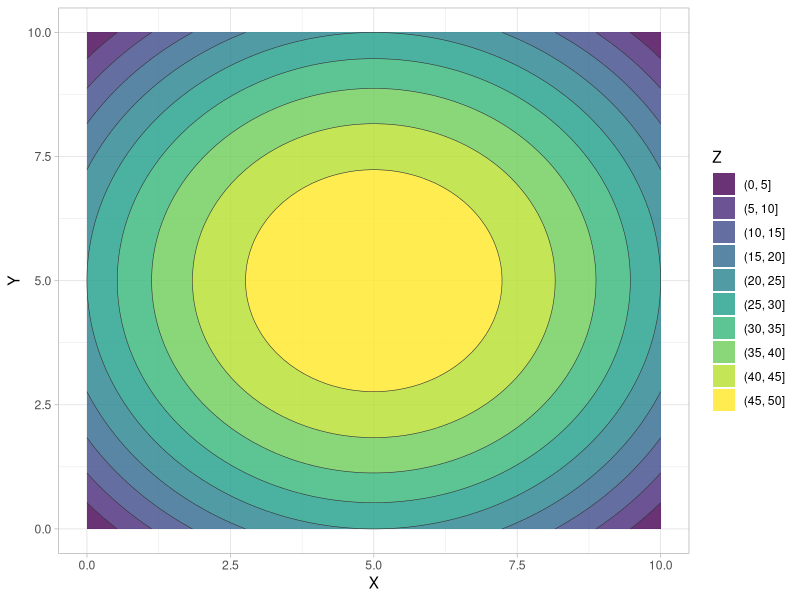
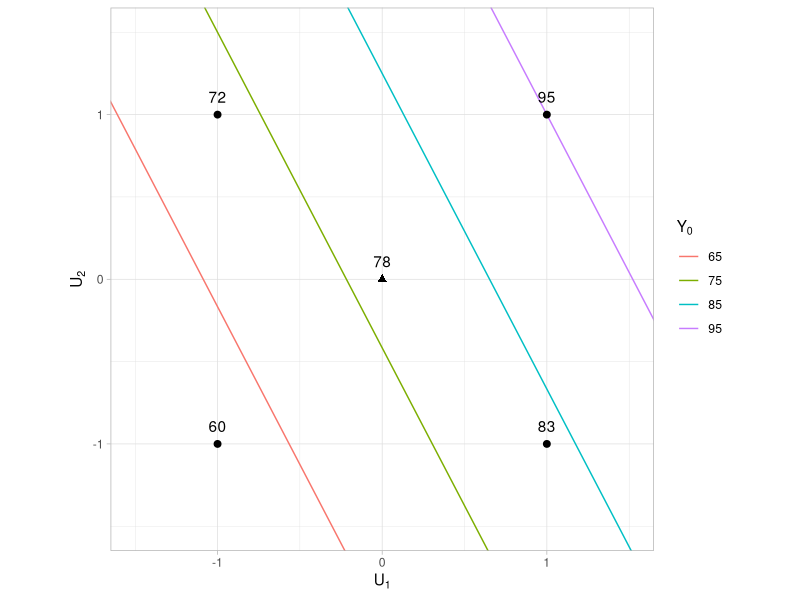

Write the R code that produced these figures, in order.
## ---- chunk 1
#| code-fold: true
#| label: setup-contour-plot
#| message: false
library(tidyverse)

# The source page's sample plot is illustrative, showing a generic
# symmetric, single-peaked surface, with no specific named dataset or
# equation given. A comparable synthetic surface, a paraboloid peaking at
# the center of the (x, y) grid, is used here for the same illustrative
# purpose.
surface <- expand_grid(
  x = seq(0, 10, length.out = 80),
  y = seq(0, 10, length.out = 80)
) |>
  mutate(z = 50 - (x - 5)^2 - (y - 5)^2)
## ---- chunk 2
#| code-fold: true
#| label: fig-contour-plot-sample
#| fig-cap: "Contour plot of a synthetic, symmetric, single-peaked surface"
ggplot(surface, aes(x, y, z = z)) +
  geom_contour_filled(alpha = 0.8) +
  geom_contour(color = "grey20", linewidth = 0.2) +
  labs(x = "X", y = "Y", fill = "Z") +
  theme_light()
## ---- chunk 3
#| code-fold: true
#| label: setup-doe-contour-plot
#| message: false
# Synthetic illustration: average response at each vertex of a 2^2 design,
# plus a center point average.
vertices <- tribble(
  ~U1, ~U2, ~Y,
  -1, -1, 60,
  -1,  1, 72,
   1,  1, 95,
   1, -1, 83
)
center_point <- tibble(U1 = 0, U2 = 0, Y = 78)

fit <- lm(Y ~ U1 * U2, data = vertices)
mu <- coef(fit)[["(Intercept)"]]
b1 <- coef(fit)[["U1"]]
b2 <- coef(fit)[["U2"]]
b12 <- coef(fit)[["U1:U2"]]

# Solve for U2 in terms of U1 for a given target response Y0, per the
# formula above.
doe_contour_line <- function(y0, mu, b1, b2, b12, u1_range = seq(-2, 2, length.out = 400)) {
  tibble(U1 = u1_range, Y0 = y0) |>
    mutate(U2 = ((Y0 - mu) - b1 * U1) / (b2 + b12 * U1)) |>
    filter(is.finite(U2), abs(U2) <= 2)
}

target_values <- c(65, 75, 85, 95)
contour_lines <- map_dfr(target_values, doe_contour_line, mu = mu, b1 = b1, b2 = b2, b12 = b12)
## ---- chunk 4
#| code-fold: true
#| label: fig-doe-contour-plot-sample
#| fig-cap: "DOE contour plot for a synthetic 2-factor design with a center point"
ggplot() +
  geom_path(data = contour_lines, aes(U1, U2, group = Y0, color = factor(Y0))) +
  geom_point(data = vertices, aes(U1, U2), size = 2) +
  geom_text(data = vertices, aes(U1, U2, label = Y), vjust = -1) +
  geom_point(data = center_point, aes(U1, U2), size = 2, shape = 17) +
  geom_text(data = center_point, aes(U1, U2, label = Y), vjust = -1) +
  coord_equal(xlim = c(-1.5, 1.5), ylim = c(-1.5, 1.5)) +
  labs(x = expression(U[1]), y = expression(U[2]), color = expression(Y[0])) +
  theme_light()
